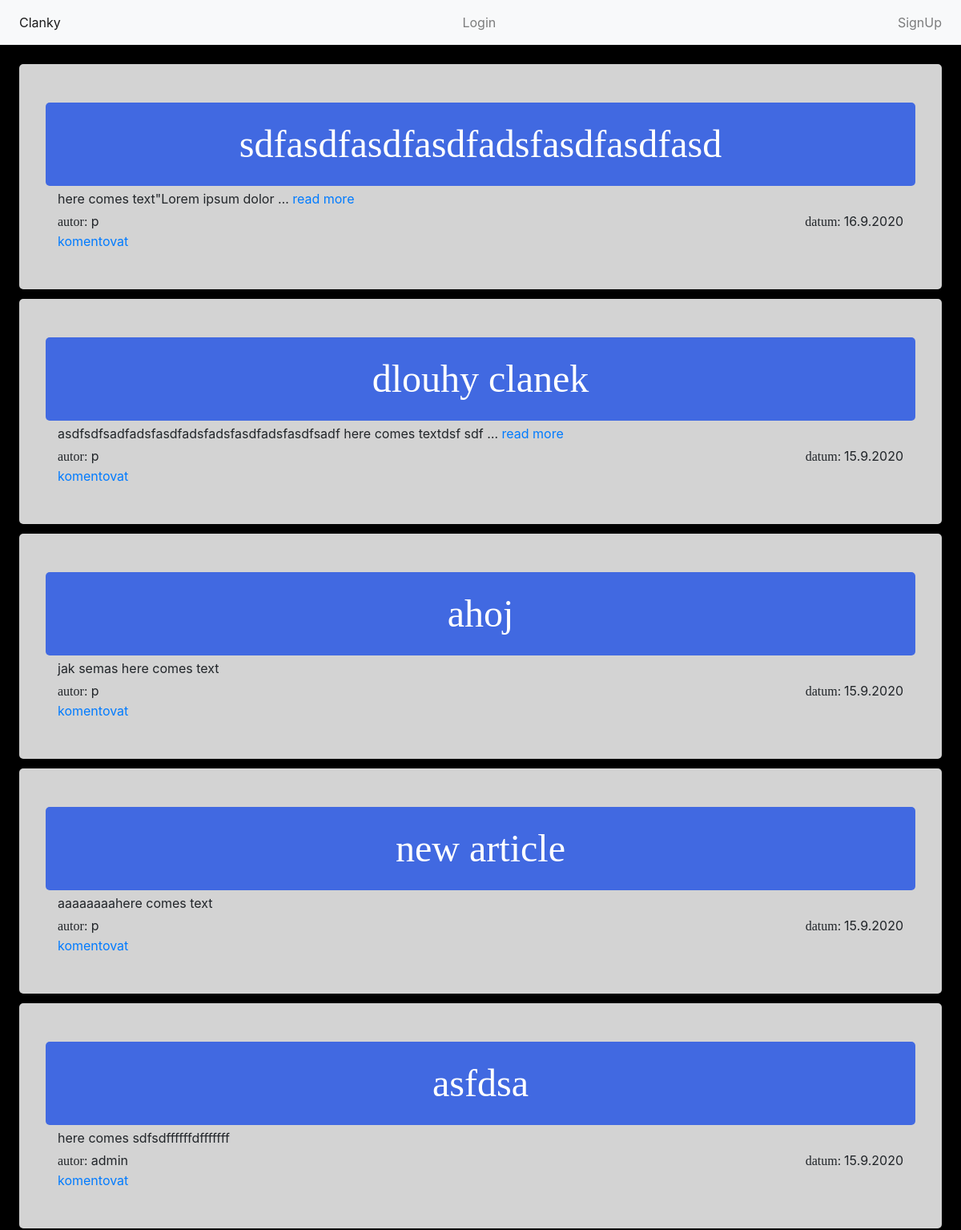
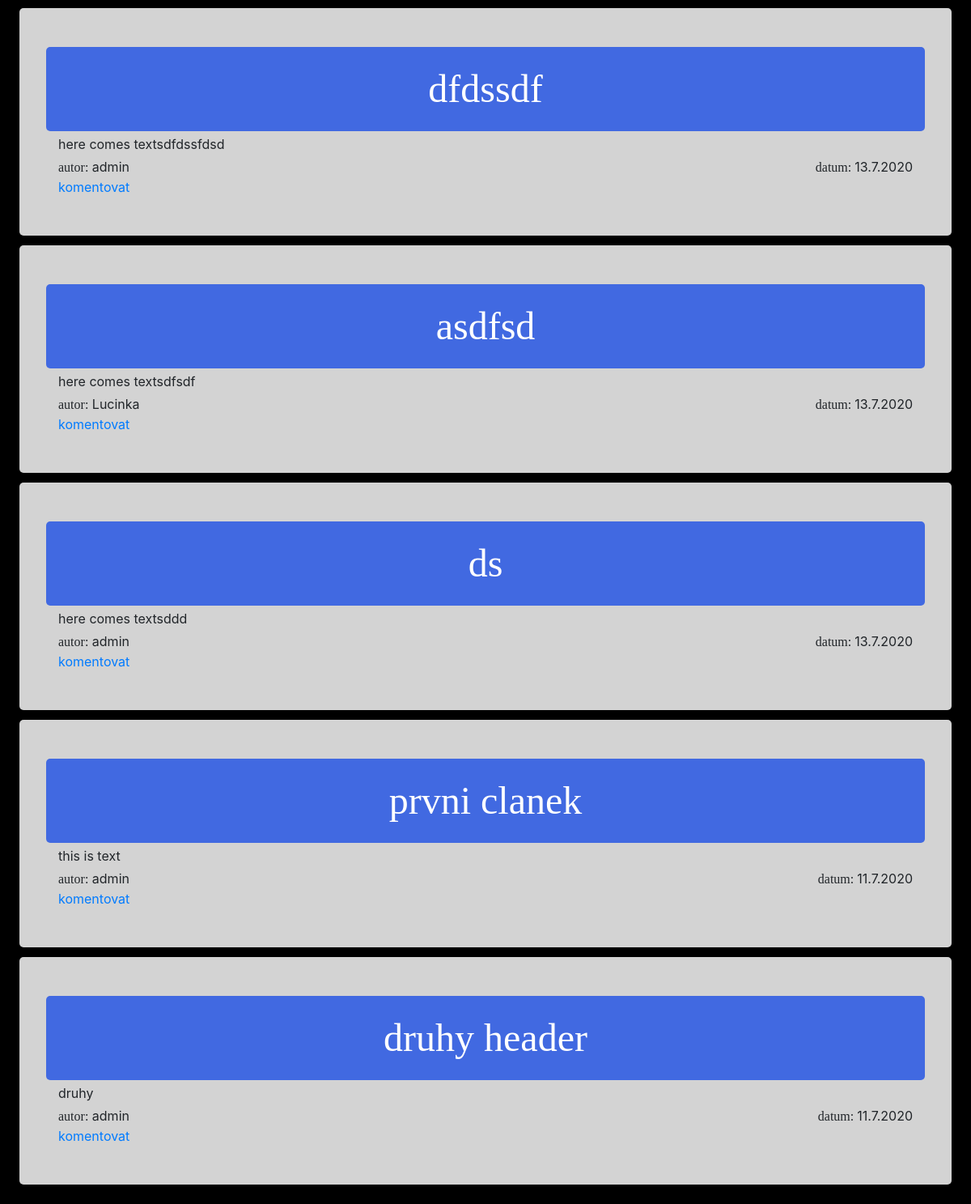
Page /blog/ on the earlier database version (2 pictures, top to bottom).
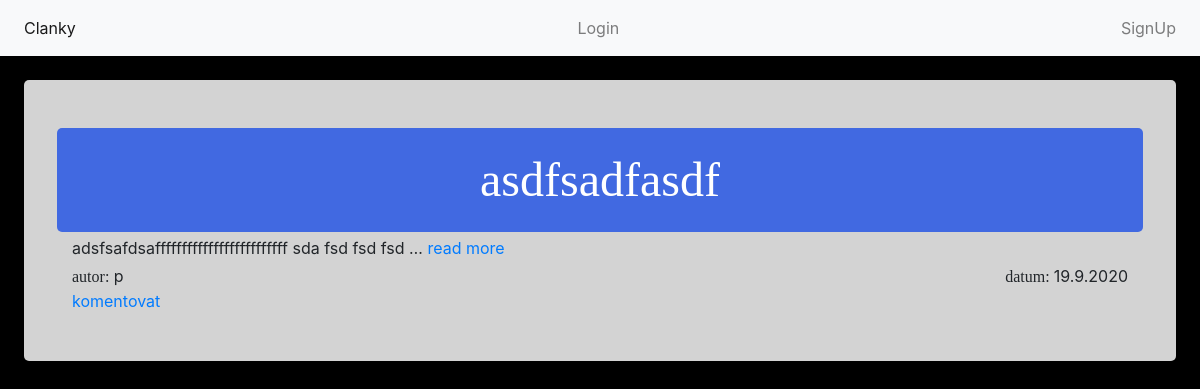
Same page on the later database version.
### Blog/models.py (models this page shows, shortened)
class Articles(models.Model):
    article_author = models.ForeignKey(User, on_delete=models.CASCADE,null=True, blank=True)
    article_header = models.CharField(max_length=30)
    article_text = models.TextField(default='here comes text')
    pub_date = models.DateTimeField(auto_now=True)

### Blog/views.py (the view)
# urls.py: re_path(r'^(?P<article_id>[0-9]{1,4})/(?P<expand_comments>true|false)', views.articles, name="article_comment"),
def articles(request, article_id =0, expand_comments='false'):
    articles_list= Articles.objects.all()
    print(expand_comments)
    if(article_id == 0):
        articles_list = articles_list.order_by('-pub_date')
        context = {'article_list': articles_list}
        return render(request, 'blog/article.html', context=context)
    article = articles_list.get(pk=article_id)
    comment_list = Comments.objects.all()
    context = {'article': article, 'expand_comments': expand_comments, 'comments': comment_list}
    return render(request, 'blog/article_detail.html', context= context)

### templates/blog/article.html
{% extends "blog/index.html" %}
{% block content %}
     {% for article in article_list %}
         <div class="article_wrapper container-fluid p-5">
             {% include 'blog/article_header.html' %}
            <div class="mt-1 mb-1 row">
                <div class="col">
                    {{ article.article_text|truncatewords:5 }}
                    {% if article.article_text|wordcount > 5 %}
                        <a class="a_readmore" href="{% url 'article' article.id %}">read more</a>
                    {% endif %}
                </div>
            </div>
            <div class="a_detials row">
                    <div class="col text-left"><span>autor:</span> {{ article.article_author.username }}</div>
                    <div class="col text-right"><span>datum: </span>{{ article.pub_date|date:"j.n.Y"}}</div>
            </div>
            <div class="row">
                <a class="a_comment col" href="{% url 'article_comment' article.id 'true' %}">komentovat</a>
            </div>
         </div>
     {% endfor %}
{% endblock %}

### templates/blog/index.html (shortened to what this page needs)
<!DOCTYPE html>
<html lang="en">
<head>
    {% load static %}
    <link rel="stylesheet" href="https://stackpath.bootstrapcdn.com/bootstrap/4.5.0/css/bootstrap.min.css">
    <link rel="stylesheet" type="text/css"  href="{% static 'blog/article_style.css' %}">
    <link rel="stylesheet" type="text/css"  href="{% static 'blog/index_style.css' %}">
</head>
<body>
     {% include "blog/nav.html" %}
    <div class="content">
        {% block content %}{% endblock %}
    </div>
</body>
</html>

### templates/blog/nav.html (shortened to what this page needs)
<nav class="navbar navbar-expand-lg navbar-light bg-light">
  <div class="collapse navbar-collapse justify-content-between navbar-nav" id="navbarNav">
    <div class="nav-item active">
        <a class="nav-link" href="{% url 'articles' %}">Clanky</a>
    </div>
      {% if not user.is_authenticated %}
           <div class="nav-item">
            <a class="nav-link" href="{% url 'login' %}">Login</a>
          </div>
          <div class="nav-item">
            <a class="nav-link" href="{% url 'signUp' %}">SignUp</a>
          </div>
      {% endif %}
  </div>
</nav>

### templates/blog/article_header.html
<div class="article_header row p-3">
    <div class="a_header col"> {{ article.article_header }}</div>
</div>

### Blog/static/blog/article_style.css (style rules this page uses)
.article_header { background-color: royalblue; border-radius: 5px; }
.a_detials >div> span { font-family: "Times New Roman"; font-size: 1em; margin: 0; }
.a_header { font-family: "Arial Black"; color: white; font-size: 4vw; text-align: center; }
.article_wrapper { padding: 2vw; border-radius:5px; background-color: lightgray; margin-top: 1vw; margin-bottom: 1vw; }

### Blog/static/blog/index_style.css (style rules this page uses)
.content { margin: 2vw; }
body { background-color: black; }

Differences in the rows shown:
removed Articles: article_header "sdfasdfasdfasdfadsfasdfasdfasd", article_text "here comes text\"Lorem ipsum dolor …", shows "read more", article_author.username "p", pub_date "16.9.2020"
removed Articles: article_header "dlouhy clanek", article_text "asdfsdfsadfadsfasdfadsfadsfasdfadsfasdfsadf here comes textdsf sdf …", shows "read more", article_author.username "p", pub_date "15.9.2020"
removed Articles: article_header "ahoj", article_text "jak semas here comes text", article_author.username "p", pub_date "15.9.2020"
removed Articles: article_header "new article", article_text "aaaaaaaahere comes text", article_author.username "p", pub_date "15.9.2020"
removed Articles: article_header "asfdsa", article_text "here comes sdfsdffffffdfffffff", article_author.username "admin", pub_date "15.9.2020"
removed Articles: article_header "dfdssdf", article_text "here comes textsdfdssfdsd", article_author.username "admin", pub_date "13.7.2020"
removed Articles: article_header "asdfsd", article_text "here comes textsdfsdf", article_author.username "Lucinka", pub_date "13.7.2020"
removed Articles: article_header "ds", article_text "here comes textsddd", article_author.username "admin", pub_date "13.7.2020"
removed Articles: article_header "prvni clanek", article_text "this is text", article_author.username "admin", pub_date "11.7.2020"
removed Articles: article_header "druhy header", article_text "druhy", article_author.username "admin", pub_date "11.7.2020"
added Articles: article_header "asdfsadfasdf", article_text "adsfsafdsafffffffffffffffffffffffff sda fsd fsd fsd …", shows "read more", article_author.username "p", pub_date "19.9.2020"
